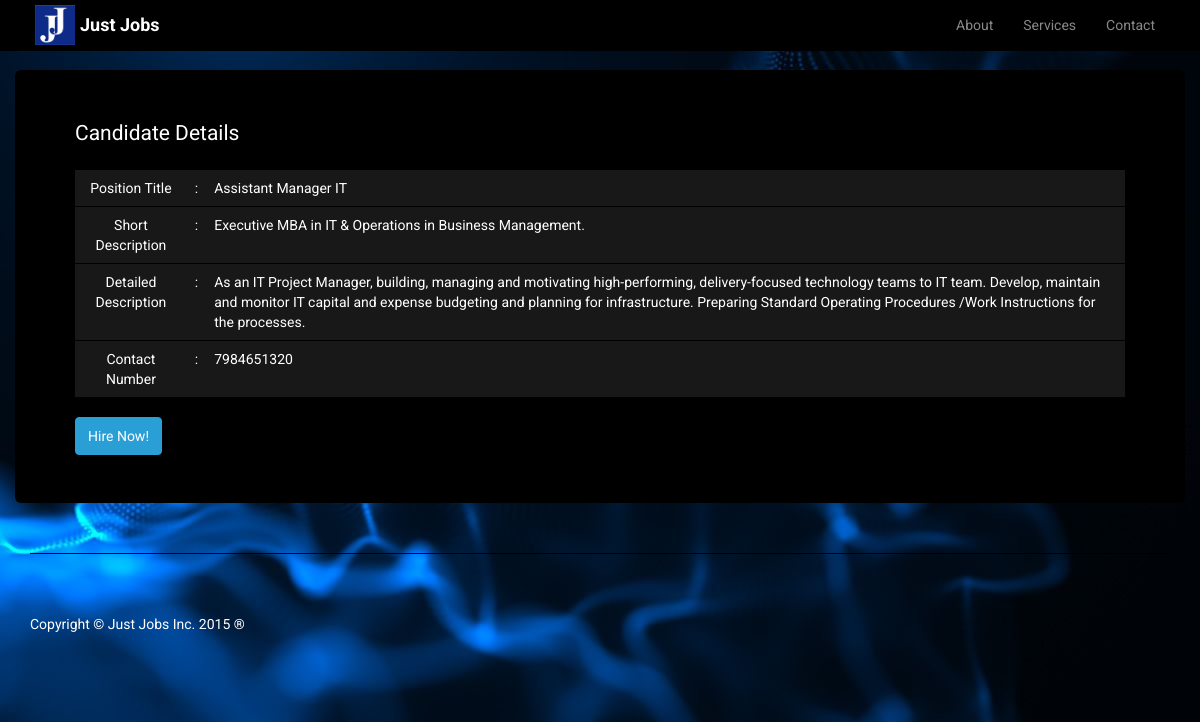
The page /details?hid=3 on the database its author committed.
### tables this page shows
CREATE TABLE IF NOT EXISTS `hire` (
`hid` int(11) NOT NULL,
  `title` varchar(30) NOT NULL,
  `desc` varchar(70) NOT NULL,
  `details` varchar(300) NOT NULL,
  `mob` bigint(20) NOT NULL,
  `poster` int(11) NOT NULL
);

### details.php (the view, shortened to what this page needs)
<!DOCTYPE html>
<html lang="en">
<head>
    <link href="css/bootstrap.min.css" rel="stylesheet">
    <link href="css/heroic-features.css" rel="stylesheet">
</head>
<body>
    <nav class="navbar navbar-inverse navbar-fixed-top" role="navigation">
        <div class="container">
            <img class="img-thumbnail img-rounded navbar-left" src="img/fav.png" width="50px" onclick="location.href='index'">
            <div class="navbar-header">
                <a class="navbar-brand" href="index"><b>Just Jobs</b></a>
            </div>
            <div class="collapse navbar-collapse navbar-right" id="bs-example-navbar-collapse-1">
                <ul class="nav navbar-nav">
                    <li>
                        <a href="aboutus">About</a>
                    </li>
                    <li>
                        <a href="services">Services</a>
                    </li>
                    <li>
                        <?php if (isset($_SESSION['login'])):?>
                            <a href="logout">Logout</a>
                        <?php else:?>
                            <a href="contact">Contact</a>
                        <?php endif;?>
                    </li>
                </ul>
            </div>
        </div>
    </nav>
    <div class="container">
        <div class="row">
            <header class="jumbotron">
                <div class="table-responsive">
                <?php
                    if (isset($_GET['hid'])){
                        $hid=$_GET['hid'];
                        echo "<legend>Candidate Details</legend>";
                        $sql=mysql_query("SELECT * FROM hire WHERE hid=$hid") or die(mysql_error());
                        if (mysql_num_rows($sql)) {
                            $res=mysql_fetch_array($sql);
                            echo "<table class='table'>
                                    <tr>
                                        <td class='text-center'>Position Title</td>
                                        <td>:</td>
                                        <td>".$res['title']."</td>
                                    </tr>
                                    <tr>
                                        <td class='text-center'>Short Description</td>
                                        <td>:</td>
                                        <td>".$res['desc']."</td>
                                    </tr>
                                    <tr>
                                        <td class='text-center'>Detailed Description</td>
                                        <td>:</td>
                                        <td>".$res['details']."</td>
                                    </tr>
                                    <tr>
                                        <td class='text-center'>Contact Number</td>
                                        <td>:</td>
                                        <td>".$res['mob']."</td>
                                    </tr>
                                  </table>  ";
                                  if (isset($_SESSION['login']))
                                    echo "<a href='enroll?hid=".$hid."' class='btn btn-primary'>Hire Now!</a>";
                                  else{
                                    echo "<a class='btn btn-primary' data-toggle='modal' data-controls-modal='#login' data-backdrop='static' data-keyboard='false' href='#login'>Hire Now!</a>";
                                  }
                        }
                    }
                ?>
                </div>
            </header>
        </div>
        <hr>
        <footer>
            <div class="row">
                <div class="col-lg-12">
                    <p style="color:white;">Copyright &copy; Just Jobs Inc. 2015 &reg;</p>
                </div>
            </div>
        </footer>
    </div>
</body>
</html>

### css/heroic-features.css (style rules this page uses)
body { padding-top: 70px; }
footer { margin: 50px 0; }

### details.php (style rules this page uses)
body { background: url(img/bg.jpg) top right no-repeat; background-attachment:fixed; }

### rows shown on the page
hire: title "Assistant Manager IT", desc "Executive MBA in IT & Operations in Business Management.", details "As an IT Project Manager, building, managing and motivating high-performing, delivery-focused technology teams to IT team. Develop, maintain and monitor IT capital and expense budgeting and planning for infrastructure. Preparing Standard Operating Procedures /Work Instructions for the processes.", mob "7984651320"
